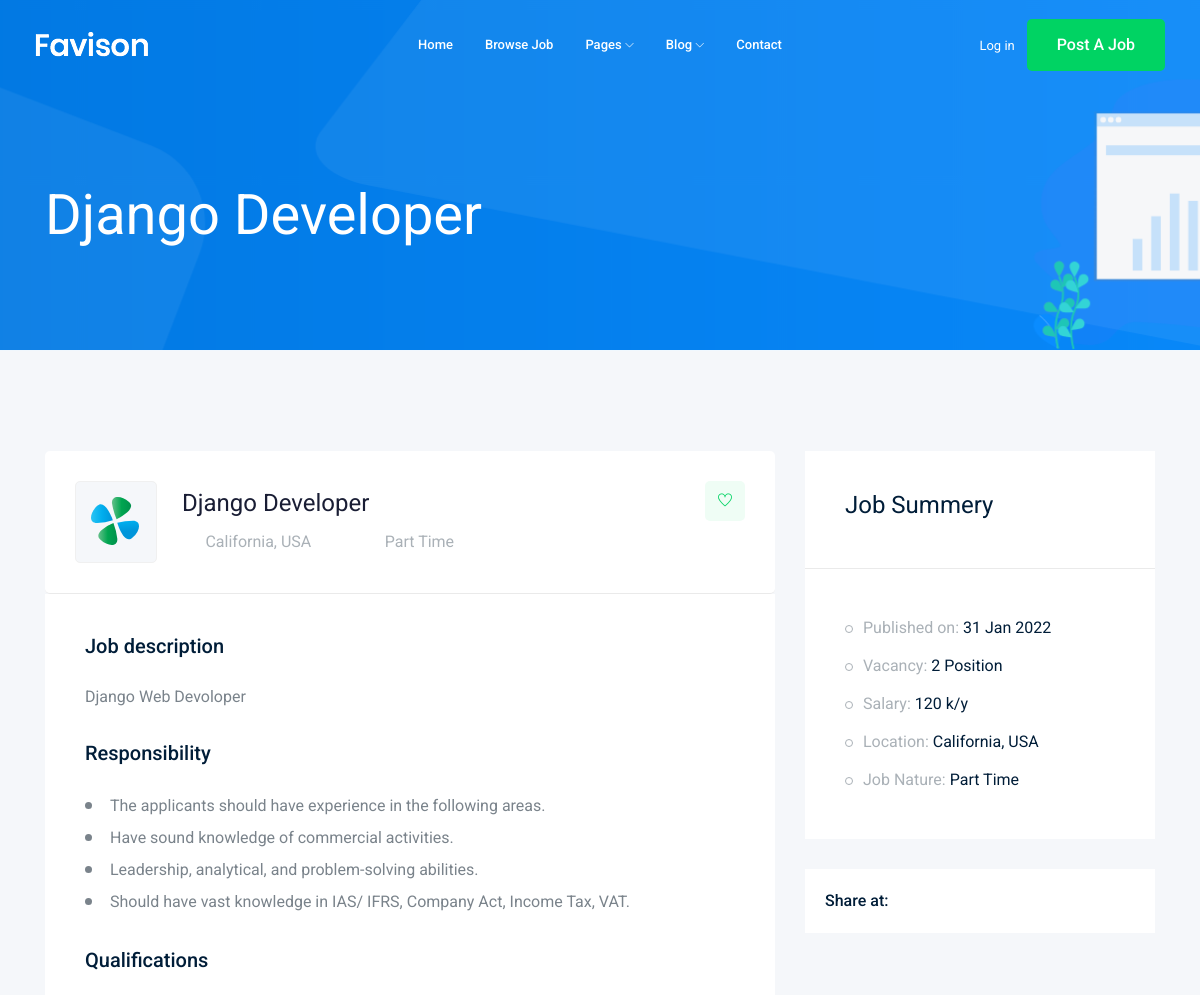
The page /jobs/1 (upper part) on the database as committed earlier.
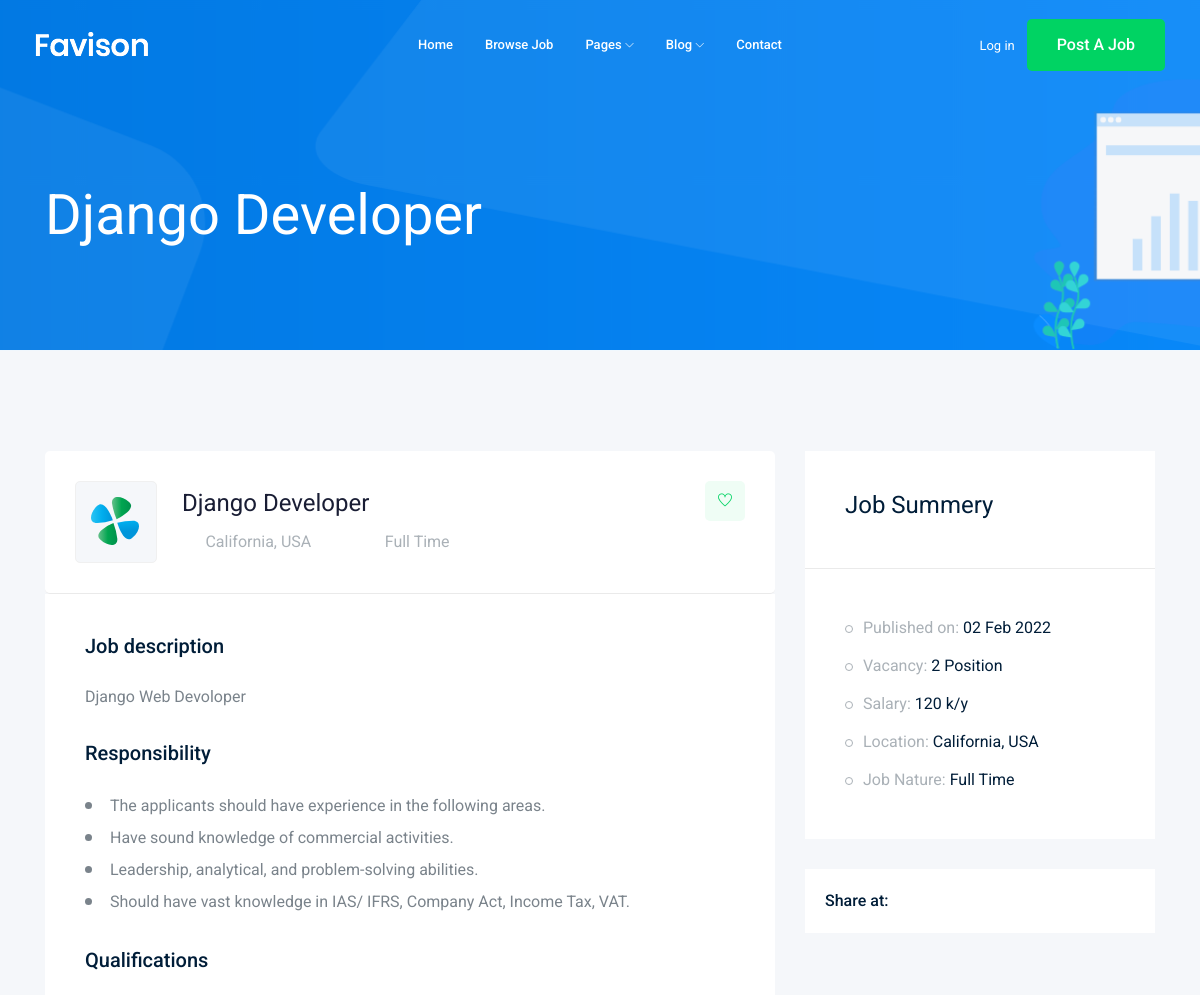
The same page on the database as committed later.
### job/models.py (models this page shows)
class Job(models.Model): #table
    title = models.CharField(max_length=100) #column
    job_type = models.CharField(max_length=15 , choices=JOB_TYPE)
    description = models.TextField(max_length=1000)
    published_at = models.DateTimeField(auto_now=True)
    vacancy = models.IntegerField(default=1)
    salary = models.IntegerField(default=0)
    experience =models.IntegerField(default=1)
    category = models.ForeignKey('Category', on_delete=models.CASCADE)
    image = models.ImageField(upload_to=image_upload)
    def __str__(self):
        return self.title

### job/views.py (the view)
# urls.py: path('<int:id>',views.job_detail, name='job_detail'),
def job_detail(request , id):
    job_detail = Job.objects.get(id=id)
    context ={'job' : job_detail}
    return render(request,'job/job_detail.html',context)

### job/templates/job/job_detail.html (shortened to what the changed rows need)
{% extends 'base.html' %}
{% block body %}
    <div class="bradcam_area bradcam_bg_1">
        <div class="container">
            <div class="row">
                <div class="col-xl-12">
                    <div class="bradcam_text">
                        <h3>{{job}}</h3>
                    </div>
                </div>
            </div>
        </div>
    </div>
    <div class="job_details_area">
        <div class="container">
            <div class="row">
                <div class="col-lg-8">
                    <div class="job_details_header">
                        <div class="single_jobs white-bg d-flex justify-content-between">
                            <div class="jobs_left d-flex align-items-center">
                                <div class="jobs_conetent">
                                    <a href="#"><h4>{{job}}</h4></a>
                                    <div class="links_locat d-flex align-items-center">
                                        <div class="location">
                                            <p> <i class="fa fa-clock-o"></i> {{job.job_type}}</p>
                                        </div>
                                    </div>
                                </div>
                            </div>
                        </div>
                    </div>
                    <div class="descript_wrap white-bg">
                        <div class="single_wrap">
                            <h4>Job description</h4>
                            <p>{{job.description}}</p>
                        </div>
                    </div>
                </div>
                <div class="col-lg-4">
                    <div class="job_sumary">
                        <div class="job_content">
                            <ul>
                                <li>Published on: <span>{{job.published_at|date:'d M o'}}<span></li>
                                <li>Vacancy: <span>{{job.vacancy}} Position</span></li>
                                <li>Salary: <span>{{job.salary}} k/y</span></li>
                                <li>Job Nature: <span> {{job.job_type}}</span></li>
                            </ul>
                        </div>
                    </div>
                </div>
            </div>
        </div>
    </div>
{% endblock body %}

Rows that differ between the two databases and show on the page:
changed Job "Django Developer": job_type "Part Time" → "Full Time"; published_at "31 Jan 2022" → "02 Feb 2022"
